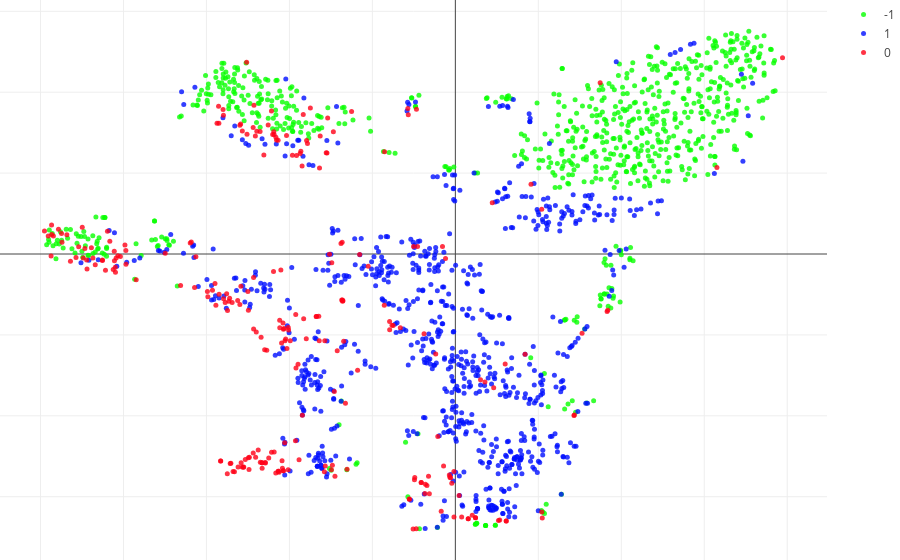

This figure's notebook cell:
### Code cell
tsne(dfCic)

### Figure 1 — Plotly figure (JSON) as saved in the notebook; plotly's stock layout.template omitted (floating-point values rounded to 4 significant figures; data arrays with more than 128 entries replaced by an {"elided": "..."} marker saying what was removed)
{"data": [{"marker": {"color": "rgb(7,255,0)", "opacity": 0.8, "size": 5}, "mode": "markers", "name": "-1", "type": "scatter", "uid": "30e50583-32ec-4f28-9221-99c52c83d821", "x": {"elided": "748 float values"}, "y": {"elided": "748 float values"}}, {"marker": {"color": "rgb(0,15,255)", "opacity": 0.8, "size": 5}, "mode": "markers", "name": "1", "type": "scatter", "uid": "25c4f17d-d30e-4b73-8259-a050e67f85e6", "x": {"elided": "800 float values"}, "y": {"elided": "800 float values"}}, {"marker": {"color": "rgb(255,0,23)", "opacity": 0.8, "size": 5}, "mode": "markers", "name": "0", "type": "scatter", "uid": "ef7e93f5-c1eb-48a0-bd06-f9eaee136134", "x": {"elided": "262 float values"}, "y": {"elided": "262 float values"}}], "layout": {"margin": {"b": 0, "l": 0, "r": 0, "t": 0}}}
